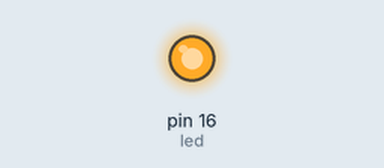
Recording of a program running on a simulated MicroPython board. Parts: output pins drawn as LEDs (lit = HIGH). At 0.0 s the program stops and its outputs stay as they are.

Above: at 0.1 s.
Timing chart, 0 to 1.5 s (numbered marks = the images above):
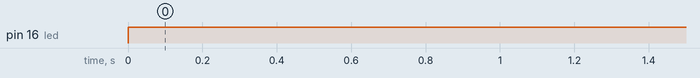

The program:

led1.py
```python
# File : led1.py
# Simple program to turn a led on
# https://docs.micropython.org/en/latest/library/machine.Pin.html
# joao.galhardocarraca@student.hepl.be
# 13/2/2023

#Import of libraries
from machine import Pin

# Led pin configuration
led = Pin(16, Pin.OUT)

#Turn the led on
led.value(1)
```

Measured:
- by itself, pin 16 (led): LOW → HIGH at 0.00 s
